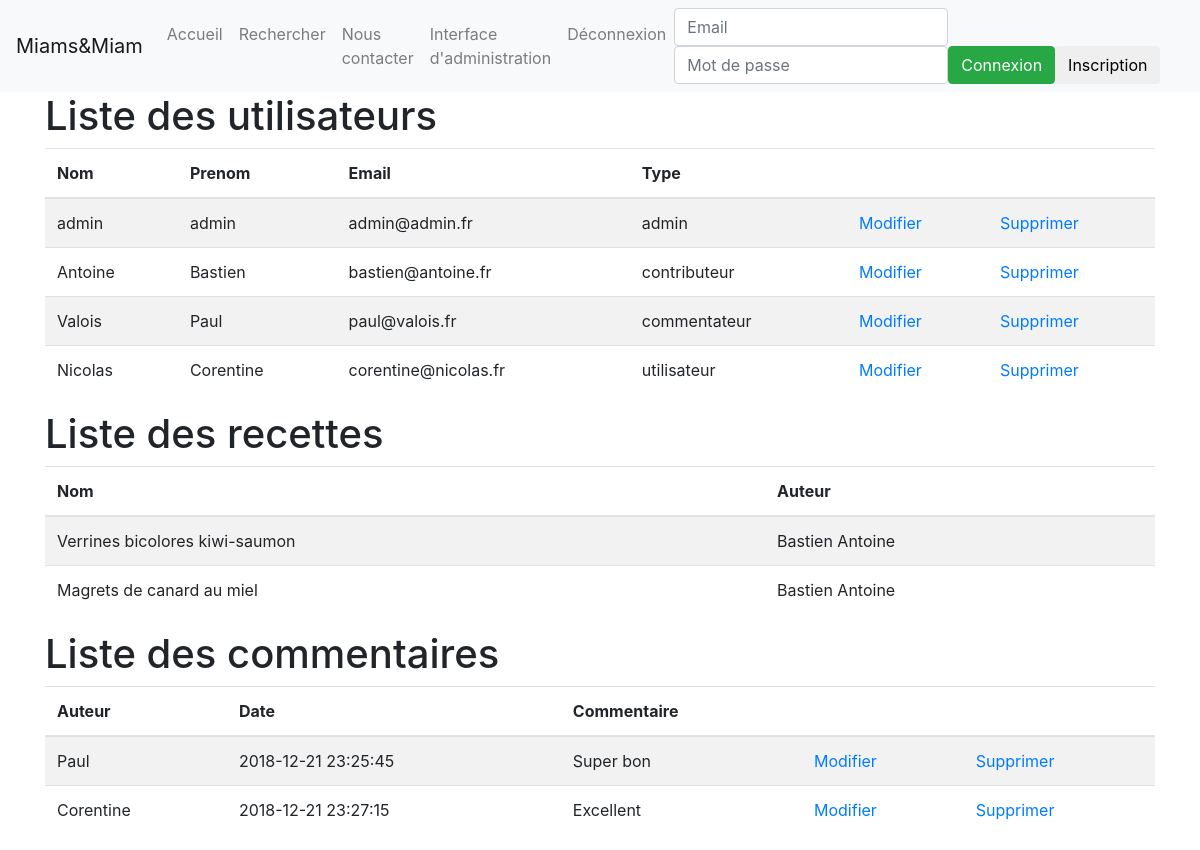
The page /admin.php (signed in) on the database its author committed.
### tables this page shows
CREATE TABLE `utilisateurs` (
  `id` int(11) NOT NULL,
  `nom` varchar(255) NOT NULL,
  `prenom` varchar(255) NOT NULL,
  `email` varchar(255) NOT NULL,
  `mdp` varchar(255) NOT NULL,
  `type` varchar(255) NOT NULL,
  `statut` varchar(255) NOT NULL
);

CREATE TABLE `recettes` (
  `id` int(11) NOT NULL,
  `nom` varchar(255) NOT NULL,
  `entree` tinyint(1) NOT NULL,
  `plat` tinyint(1) NOT NULL,
  `dessert` tinyint(1) NOT NULL,
  `cout` int(11) NOT NULL,
  `difficulte` int(11) NOT NULL,
  `idAuteur` int(11) NOT NULL,
  `temps` int(11) NOT NULL,
  `ingredients` text NOT NULL,
  `recette` text NOT NULL
);

CREATE TABLE `commentaire` (
  `id` int(11) NOT NULL,
  `idAuteur` int(11) NOT NULL,
  `idRecette` int(11) NOT NULL,
  `date` datetime NOT NULL,
  `commentaire` text NOT NULL
);

### admin.php (the view, shortened to what this page needs)
<!doctype html>
<html lang="fr">
<head>
	<?php include("includes/header.php"); ?>
</head>
<body>
	<?php include("includes/navigation.php"); ?>
	<div class="container">
		<div class="row">
			<div class="col-lg-12">
                <h1>Liste des utilisateurs</h1>
                <table class="table table-striped">
                    <thead>
                        <tr>
                            <th>Nom</th>
                            <th>Prenom</th>
                            <th>Email</th>
                            <th>Type</th>
                            <th></th>
                            <th></th>
                        </tr>
                    </thead>
                    <tbody>
                        <?php
                            include("includes/connexionpdo.php");
                            $query = $db->query("SELECT id, nom, prenom, email, type FROM utilisateurs");
                            while($utilisateur = $query->fetch()) {
                                ?>
                                <tr>
                                    <td><?php echo $utilisateur["nom"]; ?></td>
                                    <td><?php echo $utilisateur["prenom"]; ?></td>
                                    <td><?php echo $utilisateur["email"]; ?></td>
                                    <td><?php echo $utilisateur["type"]; ?></td>
                                    <td><a href="modification_utilisateur.php?id=<?php echo $utilisateur["id"]; ?>">Modifier</a></td>
                                    <td><a href="scripts/script_supression_utilisateur.php?id=<?php echo $utilisateur["id"]; ?>">Supprimer</a></td>
                                </tr>
                                <?php
                            }
                        ?>
                    </tbody>
                </table>
            </div>
		</div>
		<div class="row">
			<div class="col-lg-12">
                <h1>Liste des recettes</h1>
                <table class="table table-striped">
                    <thead>
                        <tr>
                            <th>Nom</th>
                            <th>Auteur</th>
                        </tr>
                    </thead>
                    <tbody>
                        <?php
                            $query = $db->query("SELECT recettes.nom AS nomRecette, utilisateurs.nom AS nomUtilisateur, utilisateurs.prenom FROM recettes JOIN utilisateurs ON recettes.idAuteur = utilisateurs.id");
                            while($recette = $query->fetch()) {
                                ?>
                                <tr>
                                    <td><?php echo $recette["nomRecette"]; ?></td>
                                    <td><?php echo $recette["prenom"]." ".$recette["nomUtilisateur"]; ?></td>
                                </tr>
                                <?php
                            }
                        ?>
                    </tbody>
                </table>
            </div>
		</div>
		<div class="row">
			<div class="col-lg-12">
                <h1>Liste des commentaires</h1>
                <table class="table table-striped">
                    <thead>
                        <tr>
                            <th>Auteur</th>
                            <th>Date</th>
                            <th>Commentaire</th>
                            <th></th>
                            <th></th>
                        </tr>
                    </thead>
                    <tbody>
                        <?php
                            $query = $db->query("SELECT commentaire.id, commentaire.commentaire, commentaire.date, utilisateurs.nom, utilisateurs.prenom FROM commentaire JOIN utilisateurs ON commentaire.idAuteur = utilisateurs.id");
                            while($commentaire = $query->fetch()) {
                                ?>
                                <tr>
                                    <td><?php echo $commentaire["prenom"]." ".$commentaire["nomUtilisateur"]; ?></td>
                                    <td><?php echo $commentaire["date"]; ?></td>
                                    <td><?php echo substr($commentaire["commentaire"], 0, 10); ?></td>
                                    <td><a href="modification_commentaire.php?id=<?php echo $commentaire["id"]; ?>">Modifier</a></td>
                                    <td><a href="scripts/script_suppression_commentaire.php?id=<?php echo $commentaire["id"]; ?>">Supprimer</a></td>
                                </tr>
                                <?php
                            }
                        ?>
                    </tbody>
                </table>
            </div>
		</div>
	</div>
</body>
</html>

### includes/header.php (shortened to what this page needs)
<link rel="stylesheet" href="css/bootstrap.min.css">
<link rel="stylesheet" href="css/fontawesome.css">

### includes/navigation.php (shortened to what this page needs)
<nav class="navbar navbar-expand-lg navbar-light bg-light">
	<a class="navbar-brand" href="index.php">Miams&Miam</a>
	<div class="collapse navbar-collapse" id="navbarNav">
		<ul class="navbar-nav mr-auto">
			<li class="nav-item">
				<a class="nav-link" href="index.php">Accueil</a>
			</li>
			<li class="nav-item">
				<a class="nav-link" href="recherche.php">Rechercher</a>
			</li>
			<li class="nav-item">
				<a class="nav-link" href="nous_contacter.php">Nous contacter</a>
			</li>
			<?php if(isset($_SESSION['connecte']) && $_SESSION['connecte'] == true) {
				if($_SESSION["type"] == "admin")
						echo "<li class='nav-item'><a class='nav-link' href='admin.php'>Interface d'administration</a></li>";
				else
						echo "<li class='nav-item'><a class='nav-link' href='page_perso.php'>Bienvenue ".$_SESSION['prenom']." ".$_SESSION['nom']."</a></li>";
				echo "<li class='nav-item'><a class='nav-link' href='scripts/script_deconnexion.php'>Déconnexion</a></li>";
		} ?>
		</ul>
		<form class="form-inline" method="post" action="scripts/script_connexion.php">
				<input class="form-control" type="email" placeholder="Email" name="email" id="email">
				<input class="form-control" type="password" placeholder="Mot de passe" name="password" id="password">
				<button class="btn btn-success" type="submit">Connexion</button>
				<a href="inscription.php"><button class="btn btn-default" type="button">Inscription</button></a>
		</form>
	</div>
</nav>

### rows shown on the page
utilisateurs: nom "admin", prenom "admin", email "admin@admin.fr", type "admin"
utilisateurs: nom "Antoine", prenom "Bastien", email "bastien@antoine.fr", type "contributeur"
utilisateurs: nom "Valois", prenom "Paul", email "paul@valois.fr", type "commentateur"
utilisateurs: nom "Nicolas", prenom "Corentine", email "corentine@nicolas.fr", type "utilisateur"
recettes: nom "Verrines bicolores kiwi-saumon", idAuteur.prenom "Bastien", idAuteur.nom "Antoine"
recettes: nom "Magrets de canard au miel", idAuteur.prenom "Bastien", idAuteur.nom "Antoine"
commentaire: idAuteur.prenom "Paul", date "2018-12-21 23:25:45", commentaire "Super bon"
commentaire: idAuteur.prenom "Corentine", date "2018-12-21 23:27:15", commentaire "Excellent"
